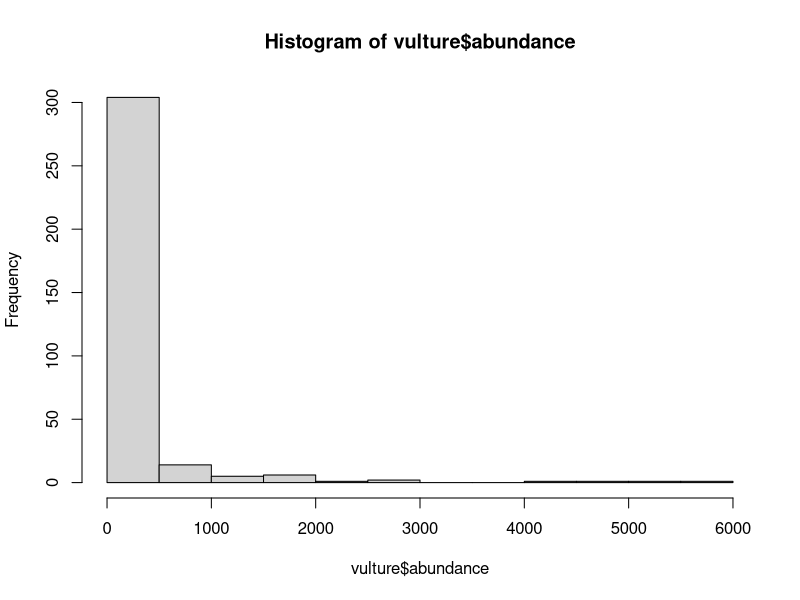
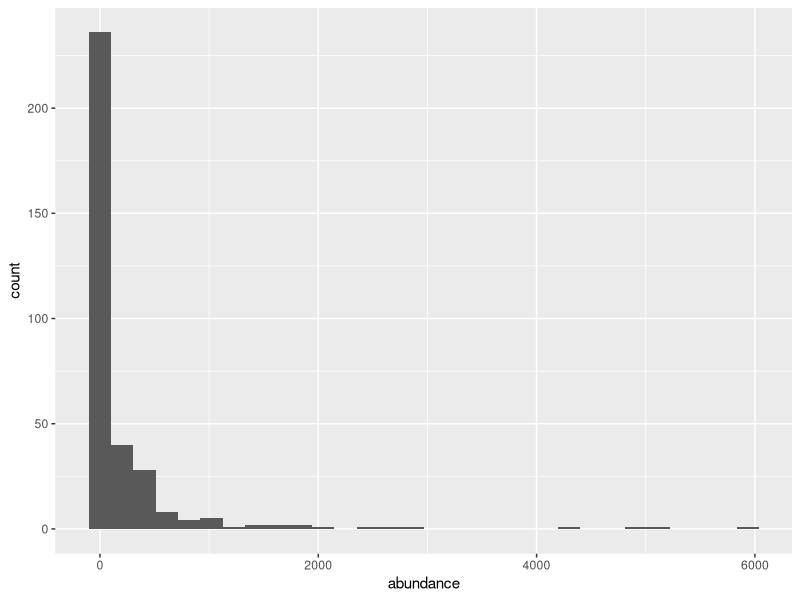
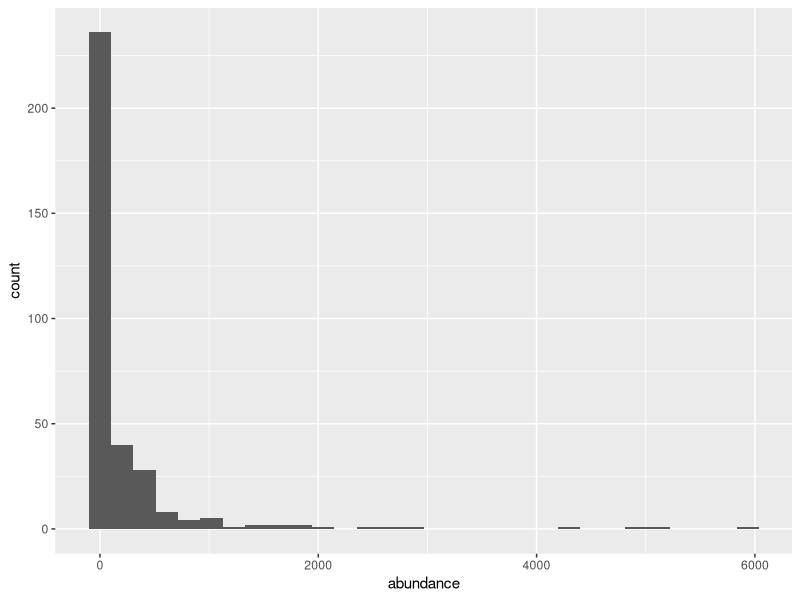
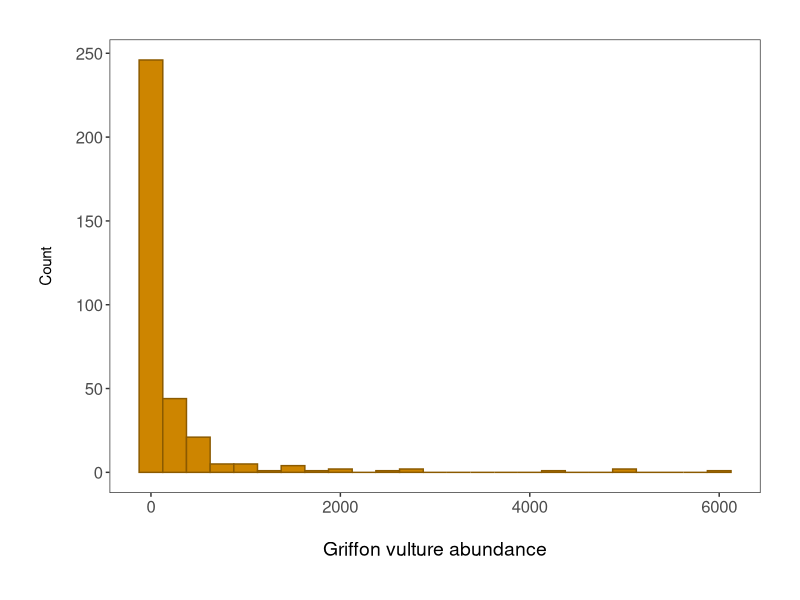
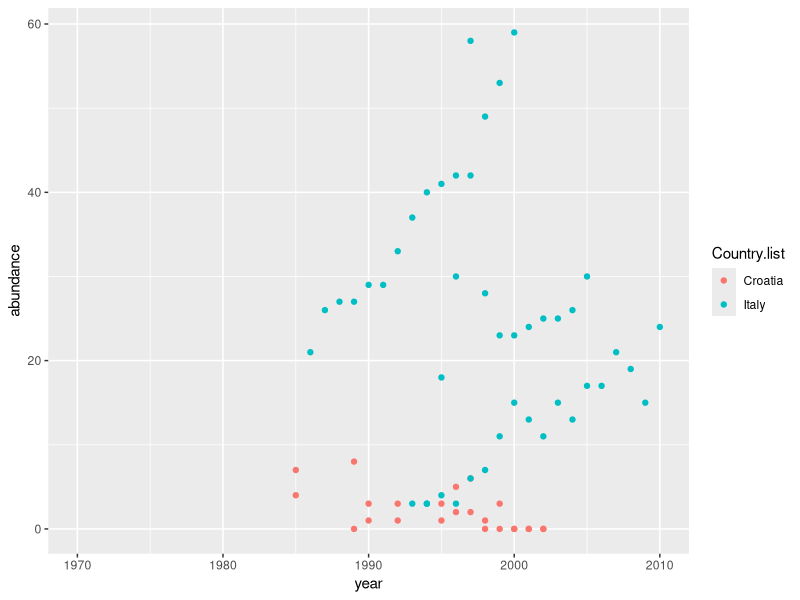
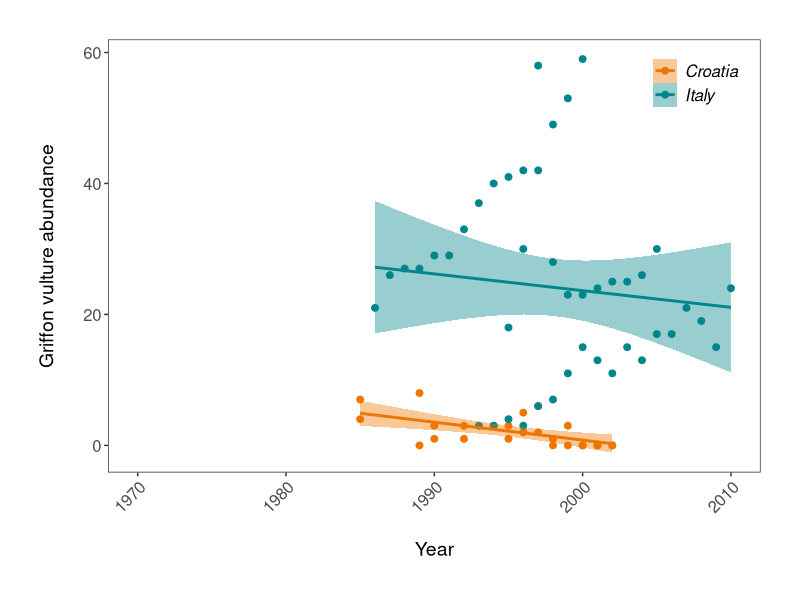
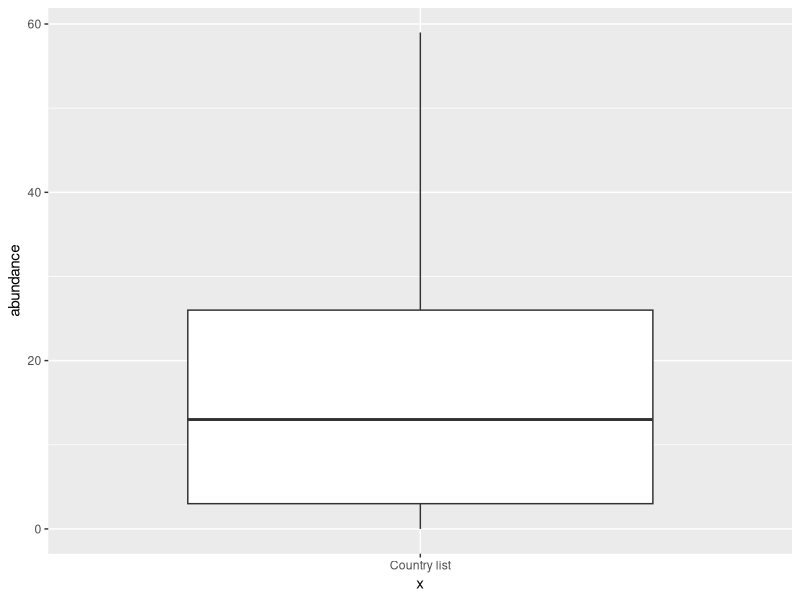
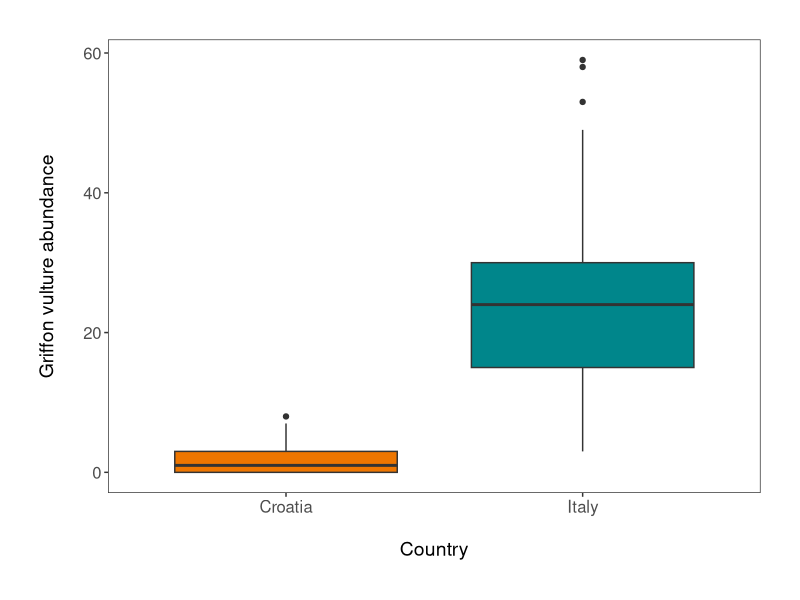

Here is the R script that generated these plots, in order:
LPI <- read.csv("data-vis/LPIdata_CC.csv")

library(tidyr)
library(dplyr)
library(ggplot2)
library(readr)
library(gridExtra)

LPI2 <- gather(LPI, "year", "abundance", 9:53)
View(LPI2)

LPI2$year <- parse_number(LPI2$year)

# When manipulating data it's always good to check if the variables have stayed how we want them
# Use the str() function
str(LPI2)



unique(LPI2$'Common Name')

vulture <- filter(LPI2, Common.Name == "Griffon vulture / Eurasian griffon")
head(vulture)

# There are a lot of NAs in this dataframe, so we will get rid of the empty rows using na,omit()
vulture <- na.omit(vulture)
vulture$abundance <- as.numeric(vulture$abundance)
str(vulture)
# Now we want to compare R graphics and ggplot2
# 1. With base R graphics
base_hist <- hist(vulture$abundance)

# 2. With ggplot2
vulture_hist <- ggplot(vulture, aes(x = abundance)) + geom_histogram()

# Calling the object to display it in the plot viewer
vulture_hist

# With brackets: you create and display the graph at the same time
(vulture_hist <- ggplot(vulture, aes(x = abundance)) + geom_histogram())


###############
# Beautify Data
###############

(vulture_hist <- ggplot(vulture, aes(x=abundance)) + geom_histogram(binwidth = 250, colour = "#8B5A00", fill = "#CD8500") + 
   geom_vline(aes(xintercept = mean(abundance)), colour = "red", linetype = "dashed", size=1) + theme_bw() +
  ylab("Count\n") + 
   xlab("\nGriffon vulture abundance") + 
   theme(axis.text = element_text(size = 12),
         axis.title.x = element_text(size = 14, face = "plain"),
         panel.grid = element_blank(), 
         plot.margin = unit(c(1,1,1,1), units = , "cm")))

##################################
# Learning how to use colourpicker
##################################

install.packages("colourpicker")
c("#FFFFFF", "#FFFFFF", "#FFFFFF")


#################################
# Scatter plot
#################################

# Create a scatter plot to examine how Griffon vulture
# populations have changed between 1970 and 2017 in Croatia and Italy

# Filtering the data to get records only from Croatia and Italy using the filter()
vultureITCR <- filter(vulture, Country.list %in% c("Croatia", "Italy"))

# Using default ggplot2 graphics 
(vulture_scatter <- ggplot(vultureITCR, aes(x = year, y = abundance, colour = Country.list))
 + geom_point())

# Now we want to make the graph more readable
(vulture_scatter <- ggplot(vultureITCR, aes(x = year, y = abundance, colour = Country.list))
  + geom_point(size = 2)
  + geom_smooth(method = "lm", aes(fill = Country.list))
  + theme_bw()
  + scale_fill_manual(values = c("#EE7600", "#00868B"))
  + scale_colour_manual(values = c("#EE7600", "#00868B"), 
                        labels = c("Croatia", "Italy")) 
  + ylab("Griffon vulture abundance\n")
  + xlab("\nYear")
  + theme(axis.text.x = element_text(size = 12, angle = 45, vjust = 1, hjust = 1),
          axis.text.y = element_text(size = 12), 
          axis.title = element_text(size = 14, face = "plain"), 
          panel.grid = element_blank(), 
          plot.margin = unit(c(1,1,1,1), units = , "cm"), 
          legend.text = element_text(size = 12, face = "italic"), 
          legend.title = element_blank(), 
          legend.position = c(0.9, 0.9)))

# Boxplot ----
(vulture_boxplot <- ggplot(vultureITCR, aes('Country list', abundance)) + geom_boxplot())

# Beautifying
(vulture_boxplot <- ggplot(vultureITCR, aes(Country.list, abundance)) + geom_boxplot(aes(fill = Country.list)) + 
    theme_bw() +
    scale_fill_manual(values = c ("#EE7600", "#00868B")) +
    scale_colour_manual(values = c("#EE7600", "#00868B")) +
    ylab("Griffon vulture abundance\n") +
    xlab("\nCountry") +
    theme(axis.text = element_text(size = 12), 
          axis.title = element_text(size = 14, face = "plain"),
          panel.grid = element_blank(), 
          plot.margin = unit(c(1,1,1,1), units = , "cm"),
          legend.position = "none"))


# Barplot ----
# Calculating species richness using pipes %>% from dplyr package
richness <- LPI2 %>% filter(Country.list %in% c("United Kingdom", "Germany", "France", "Netherlands", "Italy")) %>%
  group_by(Country.list) %>%
  mutate(richness = (length(unique(Common.Name))))

(richness_barplot <- ggplot(richness, aes(x = Country.list, y = richness)) + 
    geom_bar(position = position_dodge(), stat = "identity", colour = "black", fill = "#00868B") +
    theme_bw() + 
    ylab("Species richness\n") +
    xlab("\nCountry") + 
    theme(axis.text.x = element_text(size = 12, angle = 45, vjust = 1, hjust =  1), 
          axis.text.y = element_text(size = 12), 
          axis.title = element_text(size = 14, face = "plain"),
          panel.grid = element_blank(), 
          plot.margin = unit(c(1,1,1,1), units = , "cm")))


# Grid Arrange ----
grid.arrange(vulture_hist, vulture_scatter, vulture_boxplot, ncol = 1)

(panel <- grid.arrange(vulture_hist + ggtitle("(a)") + ylab("Count") + xlab("Abundance") +
                                                theme(plot.margin = unit(c(0.2, 0.2, 0.2, 0.2), units = , "cm")), 
                                              vulture_boxplot + ggtitle("(b)") + ylab("Abundance") + xlab("Country") +
                                                theme(plot.margin = unit(c(0.2, 0.2, 0.2, 0.2), units = , "cm")), 
                                              vulture_scatter + ggtitle("(c)") + ylab("Abundance") + xlab("Year") +
                                                theme(plot.margin = unit(c(0.2, 0.2, 0.2, 0.2), units = , "cm")) +
                                                theme(legend.text = element_text(size = 12, face = "italic"),               
                                                      legend.title = element_blank(),                                   
                                                      legend.position = c(0.85, 0.85)),
                                              ncol = 1))


# Saving Graph Images ----
ggsave(panel, file = "data-vis/vulture_panel.png", width = 5, height = 12)









